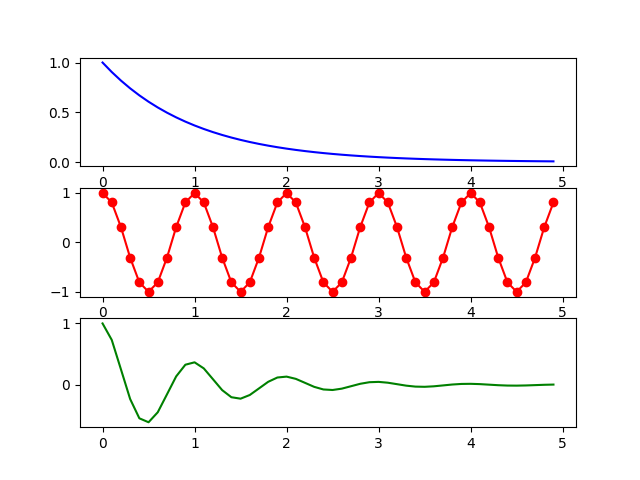

Python code for this plot:
# Try running this program.
# Then change it to generate another subplot with the product of y1 and y2.

import numpy as np
import matplotlib.pyplot as plt

plt.figure(1)

t = np.arange(0.0, 5.0, 0.1)  # try printing t
print(t)

plt.subplot(3, 1, 1)
y1 = np.exp(-t)
plt.plot(t, y1, 'b')  # try 'g' or 'bo' or 'k+'

plt.subplot(3, 1, 2)
y2 = np.cos(2*np.pi*t)
plt.plot(t, y2, 'ro-')

#exercício10
plt.subplot(3,1,3)
plt.plot(t, y1*y2, 'g')

plt.show()
